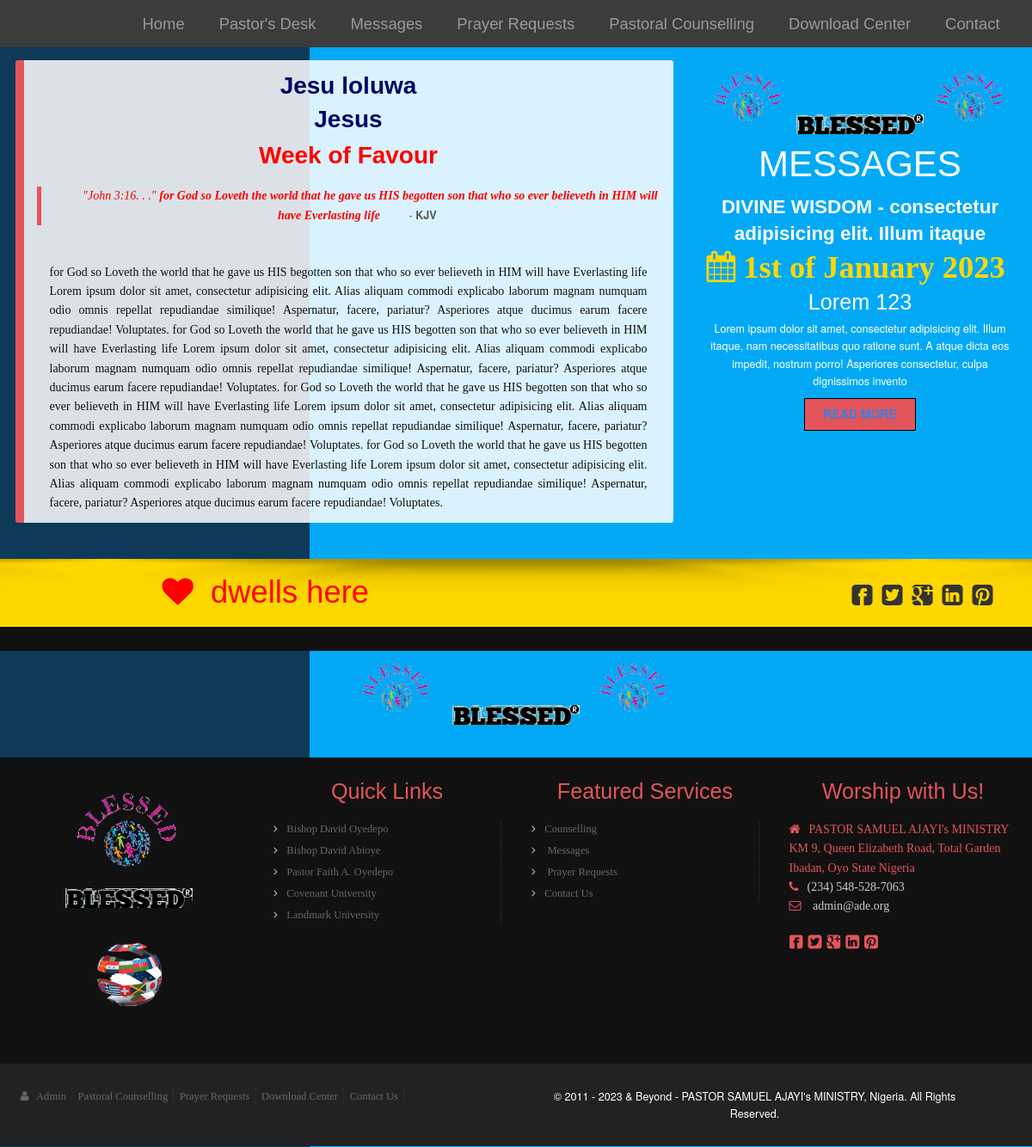
Screenshot of /welcome with the database file from the repository.
### b/models.py (models this page shows, shortened)
class Pastor_Desk(models.Model):
    topic = models.CharField(max_length=333)
    name = models.CharField(max_length=200)
    week = models.CharField(max_length=555, help_text=" e.g ==> Week of Divine Favour")
    scripture = models.CharField(max_length=1000)
    scripture_reference = models.CharField(max_length=190)
    bible_version = models.CharField(max_length=234, default='KJV')
    message = models.TextField( verbose_name='MESSAGE')
    designation = models.CharField(max_length=345)
    presenter = models.CharField(max_length=300)
    class Meta:
        verbose_name_plural = 'PASTORS DESK'

class Services(models.Model):
    img = models.ImageField(upload_to='Service/img')
    img_pst = models.ImageField(upload_to='Service/pastor', verbose_name='PASTOR PICTURE', blank=True,null=True)
    d = models.CharField(max_length=4, verbose_name='Day')
    sup = models.CharField(max_length=2, verbose_name='e.g st, nd, rd, th ')
    m = models.CharField(max_length=15, verbose_name='Month')
    y = models.CharField(max_length=4, verbose_name='Year')
    Theme = models.CharField(max_length=678)
    Theme_reference = models.CharField(max_length=899)
    bible = models.CharField(max_length=79)
    message = models.TextField( verbose_name='MESSAGES')
    class Meta:
        verbose_name_plural = 'MESSAGES HERE'

### b/views.py (the view)
# urls.py: path('welcome', views.Pastor_desk, name='pastor'),
def Pastor_desk(request):
    desk = Pastor_Desk.objects.all()
    all_sms = Services.objects.all()
    context = {
        'desk': desk,
        'all_sms': all_sms
    }
    return render(request, 'b/pastors_desk.html', context)

### b/templates/b/pastors_desk.html (shortened to what this page needs)
{% extends 'base.html' %}
{% load static %}
{% block content %}
<div class="row main-content" style=" background: linear-gradient(90deg,#0e3959 0%,#0e3959 30%, #03a9f5 30%, #03a9f5 100%);">
<div class="large-12 columns">
 <div class="row">
  <div class="large-8 columns" > <br/>
    <article class="post">
    {% for x in desk %}
      <h3 align="center" style="font-weight:bolder;"><b style="color:#006;">{{ x.topic }}<br/> {{ x.name }}</b> </h3>
      <h3 align="center" style="font-weight:bolder;font-weight:bolder; color:#000; padding: 0 35px;">  <b style="color:#f00;">Week of {{ x.week }}</b></h3>
      <br/>
                <blockquote><span> <em style="color: #f00; font-family: times new roman;font-size: 14px; padding-left:30px;" class="fontsforweb_fontid_9785"> "{{ x.scripture }}. . ." <b>{{ x.scripture_reference }}</b>  </em>  </span> - <b>{{ x.bible_version }}</b></blockquote> <br/>
        <br/>
      <p align="justify" class="fontsforweb_fontid_9785" style="font-size: 14px; padding-left:30px;">{{ x.message|safe }}
      </p>
    {% endfor %}
    </article>
  </div>
    <br/>
  <div class="large-4 columns"  >
        <img src="{% static 'img/78.png' %}" alt="" width="100px" height="50">
        <img src="{% static 'img/34.png' %}" alt="" width="150" height="50">
        <img src="{% static 'img/78.png' %}" alt="" width="100" height="50">
      <div>
          {% for x in all_sms %}
           <h2>MESSAGES</h2>
              <h6><b>{{x.Theme}} - {{x.Theme_reference}}</b></h6>
              <h3 style="color:gold;" class="icon-calendar" ><b>  {{x.d}}{{x.sup}} of {{x.m}} {{x.y}}</b></h3>
              <h5>{{x.bible}}</h5>
              <p align="justify">{{ x.message | slice:":200" |safe  }}</p>
              <button><a href="{% url 'b:detail' x.id %}">READ MORE</a></button>
          {% endfor %}
      </div>
  </div>
</div>
 <br>
<br clear="all">
<br>
    {% endblock content %}

### static/css/fgx-foundation.css (style rules this page uses)
html, body { font-size: 14px; }
body { background-color: #eeeeee; color: #fff; padding: 0; font-weight: normal; font-style: normal; line-height: 1; -webkit-font-smoothing: antialiased; }
.row { max-width: 90em; }
.row .column, .row .columns { padding-left: 1.250em; padding-right: 1.250em; }
.row .row { margin: 0 -1.250em; }
a { color: #e4545b; text-decoration: none; line-height: inherit; -webkit-transition: all 0.4s ease; -moz-transition: all 0.4s ease; -o-transition: all 0.4s ease; transition: all 0.4s ease; }
p { font-family: gothic; font-weight: 200; font-size: 0.9em; line-height: 1.6; margin-bottom: 1.25em; text-shadow: none; }
h1, h2, h3, h4, h5, h6 { font-family: 'gothic', sans-serif; font-weight: 300; margin-bottom: 0.1em; margin-top: 0.1em; color: #fff; text-transform: none }
h2 { font-size: 3em; }
h3 { font-size: 2.6em; }
h5 { font-size: 1.8em; }
h6 { font-size: 1.6em; font-weight: 400; }
[class^="icon-"], [class*=" icon-"] { padding: 0 10px 0 0; }
.main-content { padding: 1px 0; }
.post { margin-bottom: 0px; background: rgba(255, 255, 255, 0.85); max-width: 960px; -webkit-border-radius: 3px; border-radius: 3px; padding-bottom: 1px; border-left: #e4545b 10px solid }
.post h3, .post h2 { font-size: 28px; padding: 10px 20px 0px 20px; margin-top: 0 }
.post h3, .post h3 a, .post h4, .post h4 a, .post h5, .post h5 a { color: #111 }
.post p { color: #111 }

### templates/base.html (style rules this page uses)
.fontsforweb_fontid_9785 { font-family: 'gothic' !important; text-align: justify; font-size: 13px; padding: 0 30px; }
body { background-color: #eee; }
body, h1, p { font-family: "Helvetica Neue", "Segoe UI", Segoe, Helvetica, Arial, "Lucida Grande", sans-serif; font-weight: normal; margin: 0; padding: 0; text-align: center; }
.row:before, .row:after { display: table; content: " "; }
p { margin: 0 0 10px; }
a { color: #3282e6; text-decoration: none; }

### rows the page displays
Pastor_Desk: topic "Jesu loluwa", name "Jesus", week "Favour", scripture "John 3:16", scripture_reference "for God so Loveth the world that he gave us HIS begotten son that who so ever believeth in HIM will have Everlasting life", bible_version "KJV", message "for God so Loveth the world that he gave us HIS begotten son that who so ever believeth in HIM will have Everlasting life Lorem ipsum dolor sit amet, consectetur adipisicing elit. Alias aliquam commodi explicabo laborum magnam numquam odio omnis repellat repudiandae similique! Aspernatur, facere, pariatur? Asperiores atque ducimus earum facere repudiandae! Voluptates. for God so Loveth the world that he gave us HIS begotten son that who so ever believeth in HIM will have Everlasting life Lorem ipsum dolor sit amet, consectetur adipisicing elit. Alias aliquam commodi explicabo laborum magnam numquam odio omnis repellat repudiandae similique! Aspernatur, facere, pariatur? Asperiores atque…"
Services: Theme "DIVINE WISDOM", Theme_reference "consectetur adipisicing elit. Illum itaque", d "1", sup "st", m "January", y "2023", bible "Lorem 123", message "Lorem ipsum dolor sit amet, consectetur adipisicing elit. Illum itaque, nam necessitatibus quo ratione sunt. A atque dicta eos impedit, nostrum porro! Asperiores consectetur, culpa dignissimos invento"
